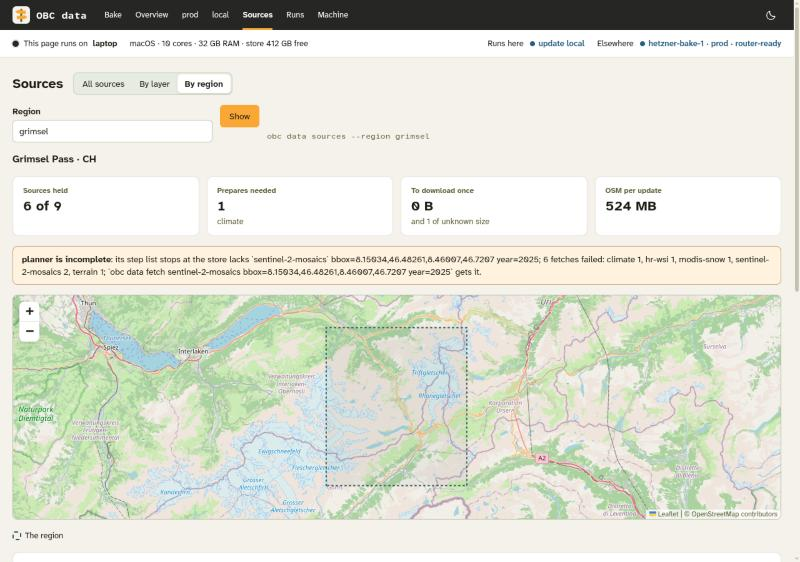
#> input picture by-region.jpg, 800 x 562 px, given in place of by-region.jpg-light.png, which was not available
$ python closeups.py ../../../../by-region.jpg
#> lines starting #> are read from the running program, lines starting #| are printed output that depends on the picture
"""python3 closeups.py SHAPE,SHAPE: <shape>-closeup.png for each shape (light over dark, with captions) and closeups.png with all of them."""
import sys
from PIL import Image, ImageDraw, ImageFont
D = '/tmp/claude-0/-home-user-OpenBikeComputer/2d1ce3ff-4225-5a70-a539-37426ae550b6/scratchpad/badges/'
SCALE, LEFT, HEAD, GAP = 6, 230, 96, 8
CAPTIONS = [(44, '1 kind'), (116, '2 kinds'), (198, '3 kinds'), (290, '4 kinds'), (400, '7 kinds'), (506, '1 kind, 3 places')]
def font(size, bold=True):
    return ImageFont.truetype('/usr/share/fonts/truetype/dejavu/DejaVuSans%s.ttf' % ('-Bold' if bold else ''), size)
def block(shape):
#> called with shape = '../../../../by-region.jpg'
    rows = [Image.open(f'{D}work/closeup-{shape}-{scheme}.png').convert('RGB') for scheme in ('light', 'dark')]
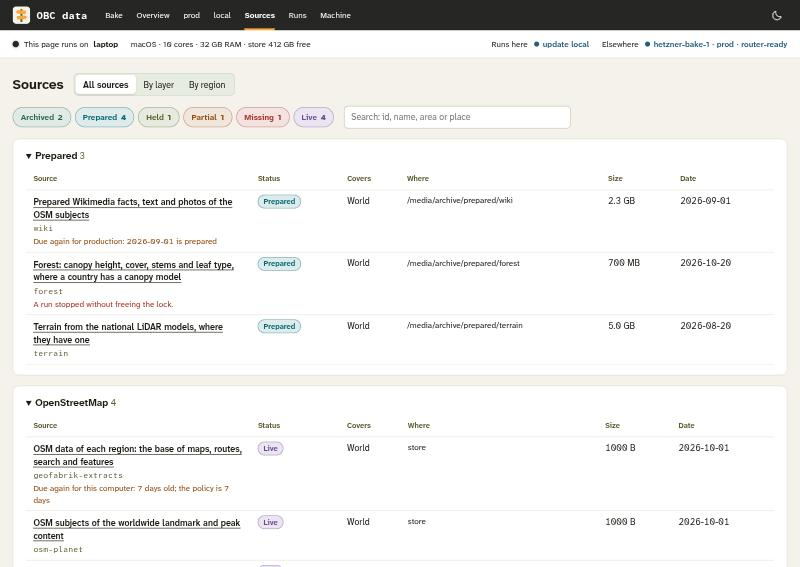
#> input picture all-sources.jpg, 800 x 567 px, given in place of by-region.jpg-dark.png, which was not available
#> rows = 2 items
    width, height = rows[0].size
#> width = 800; height = 562
    image = Image.new('RGB', (LEFT + width, HEAD + 2 * height + GAP), '#22211c')
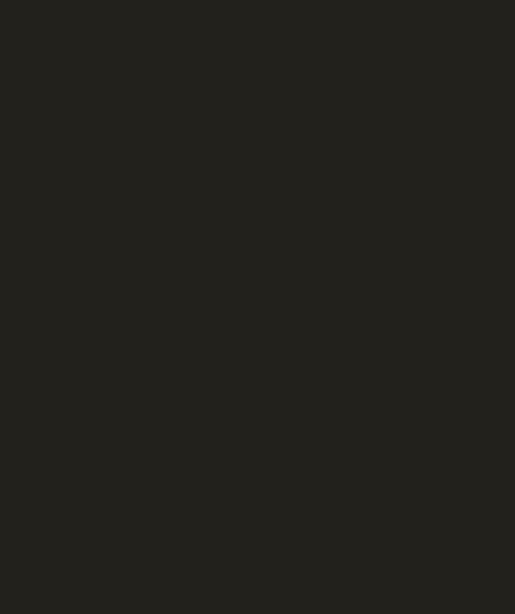
#> image: PIL image 1030x1228 RGB (shown at 1/2 size); mean R, G, B 34, 33, 28
    draw = ImageDraw.Draw(image)
    draw.text((24, 22), shape, font=font(46), fill='#ffffff')
    for x, text in CAPTIONS + ([(584, '7 kinds, ?tilemax=4')] if shape == 'tile' else []):
        box = draw.textbbox((0, 0), text, font=font(28, False))
        draw.text((LEFT + (x - 4) * SCALE - (box[2] - box[0]) / 2, 44), text, font=font(28, False), fill='#d8d4c4')
#> this loop made 6 passes
#> box on passes 1 to 6: (0, 5, 86, 26), (0, 5, 101, 26), (0, 5, 101, 26), (0, 5, 101, 26), (0, 5, 101, 26), (0, 5, 221, 32)
    for index, (row, scheme) in enumerate(zip(rows, ('light', 'dark'))):
        y = HEAD + index * (height + GAP)
        image.paste(row, (LEFT, y))
        draw.text((24, y + height / 2 - 18), scheme, font=font(30, False), fill='#d8d4c4')
#> this loop made 2 passes
#> (scheme, y) on passes 1 to 2: ('light', 96), ('dark', 666)
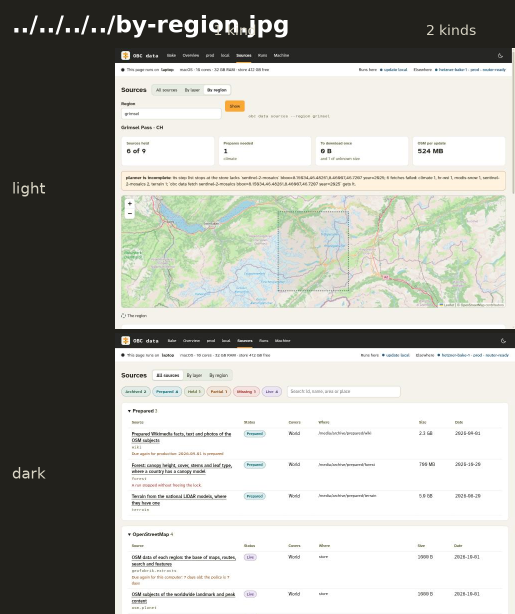
#> image: PIL image 1030x1228 RGB (shown at 1/2 size); mean R, G, B 173.5, 174, 167.7
    image.save(f'{D}{shape}-closeup.png')
    return image
blocks = [block(shape) for shape in sys.argv[1].split(',')]
#> blocks = 1 item
width = max(b.width for b in blocks)
#> width = 1030
sheet = Image.new('RGB', (width, sum(b.height for b in blocks) + 24 * (len(blocks) - 1)), '#22211c')
y = 0
for b in blocks:
    sheet.paste(b, (0, y)); y += b.height + 24
#> this loop made 1 pass
#> y on pass 1: 1252
#> after the loop, y = 1252
sheet.save(D + 'closeups.png')
print('closeups', sheet.size)
#| closeups (1030, 1228)
